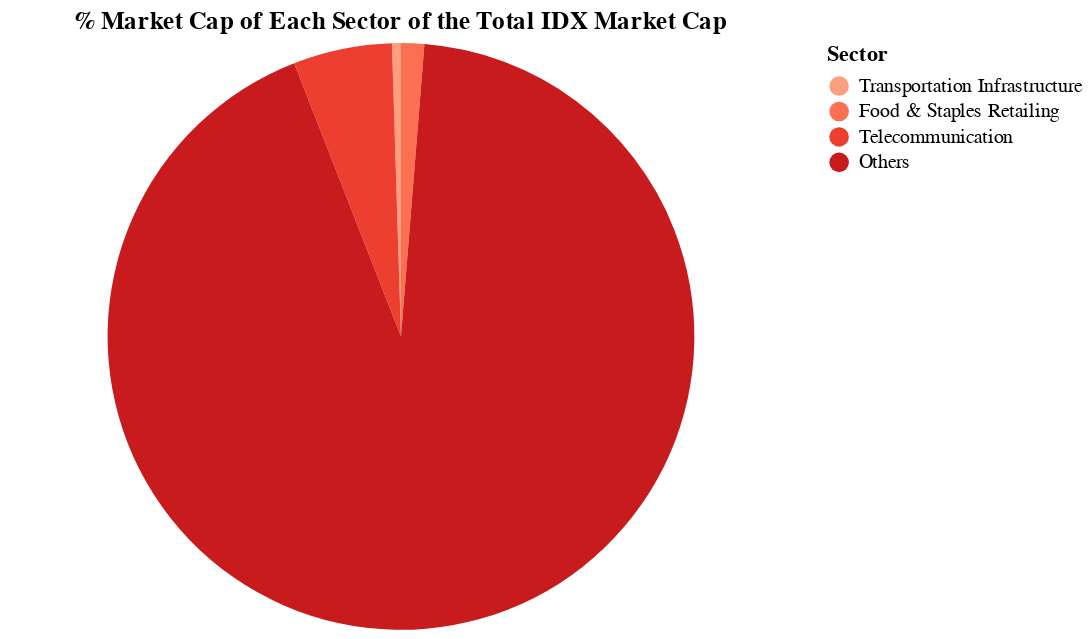

The notebook cell saved with this chart:
### Markdown cell above
`:Q`:

`:N`:

### Code cell
total_mc_chart

### Figure 1 — Vega-Lite specification as saved in the notebook (floating-point values rounded to 4 significant figures)
{"config": {"view": {"continuousWidth": 400, "continuousHeight": 300}}, "data": {"name": "data-6e1f2f5a8eb9fee6cd44df1493527434"}, "mark": "arc", "encoding": {"color": {"field": "Sector", "scale": {"scheme": "reds"}, "sort": {"field": "% Market Cap", "order": "ascending"}, "type": "nominal"}, "theta": {"field": "% Market Cap", "type": "quantitative"}, "tooltip": [{"field": "Sector", "type": "nominal"}, {"field": "% Market Cap", "format": ".2f", "type": "quantitative"}, {"field": "Market Cap (Trillion IDR)", "format": ",.2f", "type": "quantitative"}]}, "title": "% Market Cap of Each Sector of the Total IDX Market Cap", "width": 400, "$schema": "https://vega.github.io/schema/vega-lite/v4.17.0.json", "datasets": {"data-6e1f2f5a8eb9fee6cd44df1493527434": [{"Sector": "Transportation Infrastructure", "Total Market Cap": 57200000000000.0, "% Market Cap": 0.4915, "Market Cap (Trillion IDR)": 57.2}, {"Sector": "Food & Staples Retailing", "Total Market Cap": 148500000000000.0, "% Market Cap": 1.276, "Market Cap (Trillion IDR)": 148.5}, {"Sector": "Telecommunication", "Total Market Cap": 632700000000000.0, "% Market Cap": 5.437, "Market Cap (Trillion IDR)": 632.7}, {"Sector": "Others", "Total Market Cap": 1.08e+16, "% Market Cap": 92.8, "Market Cap (Trillion IDR)": 10800.0}]}}
